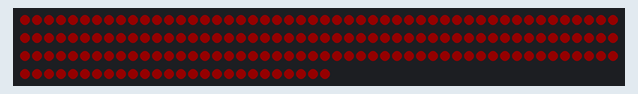
Simulated run of this sketch. Board: Arduino Uno, built with avr-gcc and run on an emulated ATmega328P. On the bench: 176 RGB LEDs in strip order, left to right, continuing on the next row. Dim RGB values are drawn brighter than linear; random numbers use the default seed unless the sketch sets one.

Above: at 2.57 s.

The sketch:

StrangerThingsThemeOpenerGettingthere.ino
```cpp
//////////////////////////////////////////////////////////////////
// Allen Reed
// Actual code last modified late 2018
// This project was made during high school.
// You must use 176 LEDs (26 for alphabet and 150 off the wall) for the timing to be correct
// Programming this was very tedious, so I am not changing anything now
//////////////////////////////////////////////////////////////////


#include "FastLED.h"
#define DATA_PIN 6
#define LED_TYPE WS2811
#define NUM_LEDS 176
CRGB leds[NUM_LEDS];
#define BRIGHTNESS 96
#define COLOR_ORDER RGB
#define FRAMES_PER_SECOND  100
int i = 0;
float SmallNumber = 1;

void setup() {
  delay(2500);
  FastLED.addLeds<LED_TYPE, DATA_PIN, COLOR_ORDER>(leds, NUM_LEDS).setCorrection(TypicalLEDStrip);

}


void loop() {
  //////////////////////////////////////////////////////////////////
  //Netflix Stranger Things Title Sequence

  ///////////////////////////////////
  //Brightness fades in and out in red
  float SmallNumber = 0;
  int TheLimit = 1;

  //Brightens Red

  while (TheLimit == 1) {
    for (int i = 0; i < NUM_LEDS; i++) {
      leds[i] = CRGB(SmallNumber + 20, 0, 0);
    }
    FastLED.show();
    delay(.49);
    SmallNumber += .07;

    if (SmallNumber > 108) {
      TheLimit = 2;
    }


    //Dims Red
    while (TheLimit == 2) {
      for (int i = 0; i < NUM_LEDS; i++) {
        leds[i] = CRGB(SmallNumber + 20, 0, 0);
      }
      FastLED.show();
      delay(.5);
      SmallNumber -= .07;

      if (SmallNumber < 2) {
        TheLimit = 1;
      }
    }
  }


  //////////////////////////////////////////
  //An LED goes up and down strip
  int x = 0;
  for (int i = 0; i < NUM_LEDS; i++) {
    leds[i] = CRGB(10, 0, 0);
  }
  while (x <= NUM_LEDS) {
    leds[x] = CRGB(200, 0, 0);
    leds[x - 1] = CRGB(100, 0, 0);
    leds[x - 2] = CRGB(50, 0, 0);
    leds[x - 3] = CRGB(10, 0, 0);
    FastLED.show();
    delay(14000 / NUM_LEDS);
    x += 1;
  }

  //Goes back
  x = NUM_LEDS - 3;
  for (int i = 0; i < NUM_LEDS; i++) {
    leds[i] = CRGB(10, 0, 0);
  }
  while (x >= 0) {
    leds[x] = CRGB(200, 0, 0);
    leds[x + 1] = CRGB(100, 0, 0);
    leds[x + 2] = CRGB(50, 0, 0);
    leds[x + 3] = CRGB(10, 0, 0);
    FastLED.show();
    delay(14000 / NUM_LEDS);
    x -= 1;
  }

  leds[0] = CRGB(100, 0, 0);
  leds[1] = CRGB(50, 0, 0);
  leds[2] = CRGB(10, 0, 0);
  FastLED.show();
  delay(200);


  leds[0] = CRGB(50, 0, 0);
  leds[1] = CRGB(10, 0, 0);
  FastLED.show();
  delay(100);


  FastLED.clear();


  ///////////////////////////////////////////////////////////////////
  //SHOULD I STAY OR SHOULD I GO?
  //Make a white light iterate through LEDs


  for (int r = 0; r < NUM_LEDS; r++) { //Loop for some random lights to be colored


    long q = random(2); //q w and e are random colors
    long w = random(2);
    long e = random(2);
    int y = random(0, 2); //How many lights to skip blank
    leds[r] = CRGB(q * 100, w * 100, e * 100);

    if (y != 0) {    //If not 0, maybe subtract one from y
      int y2 = random(0, 1);
      y -= y2;
    }

    r += y;
  }

  FastLED.show();
  delay(2900);

  ///////////////////  Makes a white dot go down the leds
  leds[1] = CRGB::White;
  FastLED.show();
  delay(495);

  for (int s = 1; s < NUM_LEDS; s++) {
    leds[s] = CRGB::White;
    long q = random(2); //q w and e are random colors
    long w = random(2);
    long e = random(2);
    int y = random(0, 6);   //How many lights to skip blank

    if (y != 6) {
      leds[s - 1] = CRGB(q * 100, w * 100, e * 100);
    }
    FastLED.show();
    delay(495);
  }


  FastLED.clear();

  ////////////Fill in some time     //IS NEEDED (If you have extra lights that aren't on the wall)
  float Time = 90 - (.5 * NUM_LEDS + 8); //Switch 90 for time of song
  for (int h = 0; h < NUM_LEDS; h++) {

    long q = random(5); //q w and e are random colors
    long w = random(5);
    long e = random(5);
    int y = random(15);  //How many lights to skip blank

    leds[h] = CRGB(q * 40, w * 40, e * 40);

    if (y == 15) {
      leds[h] = CRGB::Black;
    }
  }

  FastLED.show();
  delay(Time * 992);

  //////////////////////////////////////////////////////////////////////////////////////////
  // R I G H T   H E R E   and   R U N

  for (int blacken = 0; blacken < 26; blacken++) { //Clear the wall but not all LEDs off the wall
    leds[blacken] = CRGB::Black;
  }

  FastLED.show();
  delay(6200);

  leds[17] = CRGB(50, 50, 255); //R
  FastLED.show();
  delay(2700);
  leds[17] = CRGB::Black;
  FastLED.show();
  delay(1600);

  leds[8] = CRGB::Blue; //I
  FastLED.show();
  delay(1380);
  leds[8] = CRGB::Black;
  FastLED.show();
  delay(1500);

  leds[6] = CRGB::Red; //G
  FastLED.show();
  delay(1480);
  leds[6] = CRGB::Black;

  leds[7] = CRGB::Blue; //H
  FastLED.show();
  delay(980);
  leds[7] = CRGB::Black;

  leds[19] = CRGB::Yellow; //T
  FastLED.show();
  delay(1000);
  leds[19] = CRGB::Black;
  FastLED.show();
  delay(480);

  leds[7] = CRGB::Blue; //H
  FastLED.show();
  delay(990);
  leds[7] = CRGB::Black;

  leds[4] = CRGB::Blue; //E
  FastLED.show();
  delay(990);
  leds[4] = CRGB::Black;

  leds[17] = CRGB(0, 0, 255); //R
  FastLED.show();
  delay(980);
  leds[17] = CRGB::Black;

  leds[4] = CRGB::Blue; //E
  FastLED.show();
  delay(980);
  leds[4] = CRGB::Black;
  FastLED.show();
  delay(14000);

  leds[17] = CRGB(50, 50, 255); //R
  FastLED.show();
  delay(1000);
  leds[17] = CRGB::Black;
  FastLED.show();
  delay(990);

  leds[20] = CRGB::Blue; //U
  FastLED.show();
  delay(2000);
  leds[20] = CRGB::Black;
  FastLED.show();
  delay(1390);

  leds[12] = CRGB::Red; //N
  FastLED.show();
  delay(1800);
  FastLED.clear();
  delay(1280);

  ///////////////////////////////////////////////////////////////////////////
  // Monster Crazyness
  //Make LEDs flicker and change colors like crazy
  for (int c = 0; c < 40; c++) {              //Time seconds/100
    for (int j = 0; j < 26; j++) {
      long q = random(5); //q w and e are random colors
      long w = random(5);
      long e = random(5);
      int y = random(5);  //How many lights to skip blank
      if (y != 5) {
        leds[j] = CRGB(q * 40, w * 40, e * 40);
      }
    }
    int w = c % 5; //Make the lights not on the wall change color less frequently, so people dont have a siezure or migraine
    if (w == 0) {
      for (int d = 27; d < NUM_LEDS; d++) {
        long q = random(5); //q w and e are random colors
        long w = random(5);
        long e = random(5);
        int y = random(15);  //How many lights to skip blank
        leds[d] = CRGB(q * 40, w * 40, e * 40);
        if (y == 15) {
          leds[d] = CRGB::Black;
        }
      }
    }
    FastLED.show();
    delay(100);                // The /100 on the comment in c's loop on line 292 (lines are found in bottom left)
  }


  /////////////////////////////////////////////////////////////////////
  //THE UPSIDEDOWN
  //Blue lights iterating through the LED's
  FastLED.clear();
  FastLED.show();
  delay(12400);

  leds[0] = CRGB::White;
  FastLED.show();
  delay(1000);

  for (int l = 1; l < NUM_LEDS; l++) {
    leds[l] = CRGB::White;
    long q = random(1, 9); //q w and e are random colors
    long w = random(1, 9);
    long e = random(1, 4);
    leds[l - 1] = CRGB(q * 5, w * 5, e * 40);
    FastLED.show();
    delay(174000 / (NUM_LEDS - 1));
  }
  delay(3600);

}
```
